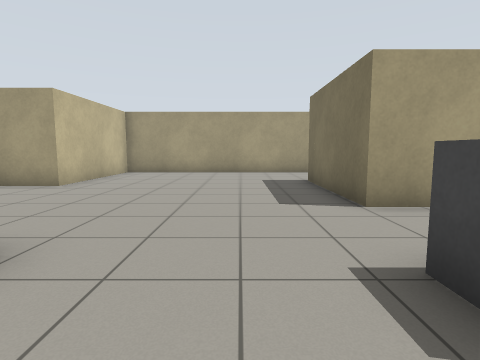
view 1 (above)

16 first-person views from a walk through a robot-simulator world made for Gazebo. The camera is 0.94 m above the floor, tilts 6° down and sees 80° across. The floor is counted in squares, 1 m on a side. Each view is taken from the middle of a square. On the plan, view 1 faces up. The plan holds only what a view shows up to about 11 squares ahead; the rest is blank. Some stock models are drawn as simple stand-ins. Surface patterns are stand-ins for the level's own textures.

view 2
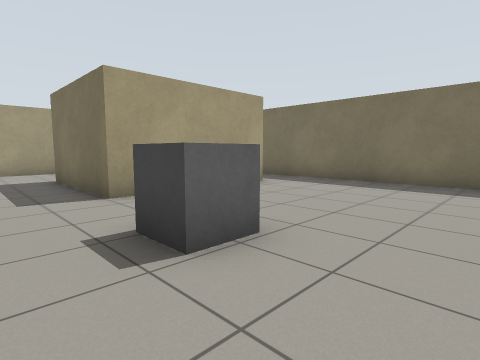

view 3
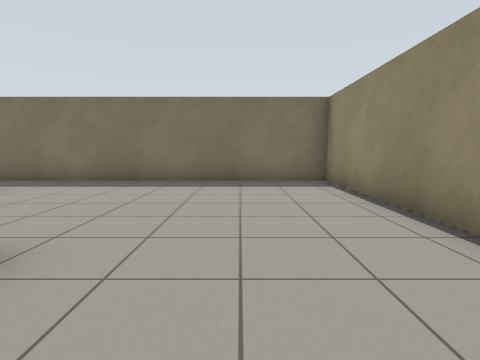

view 4
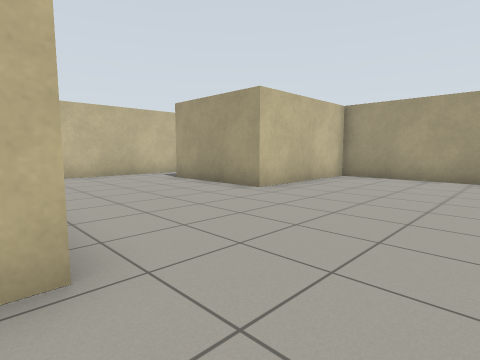

view 5
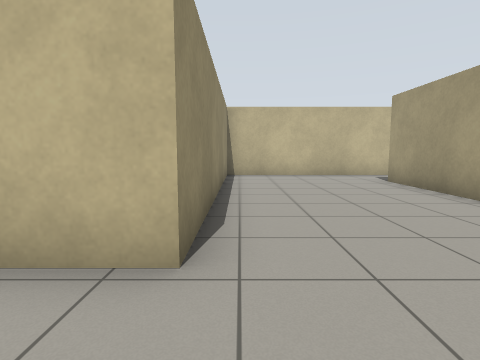

view 6
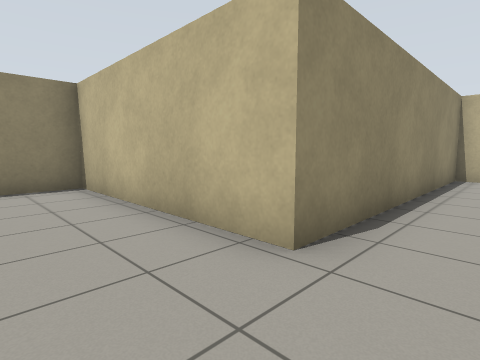

view 7
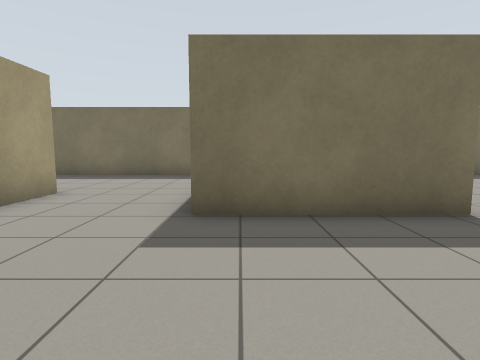

view 8
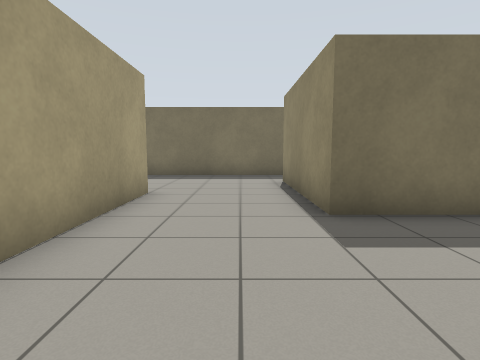

view 9
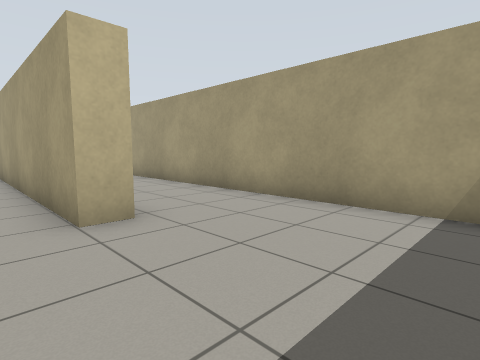

view 10
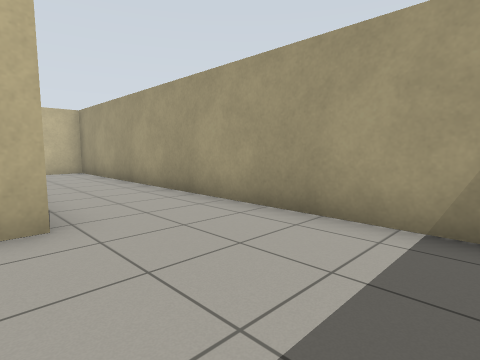

view 11
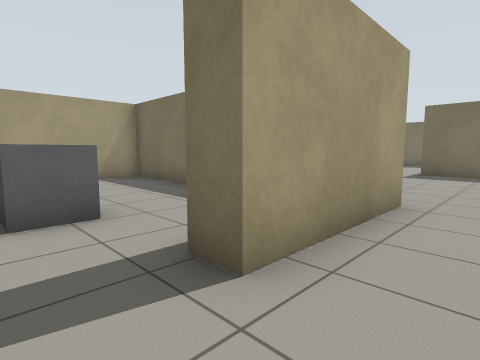

view 12
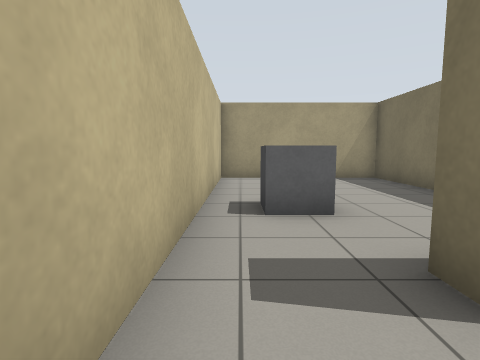

view 13
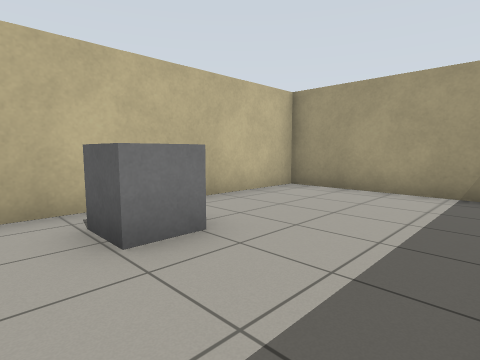

view 14
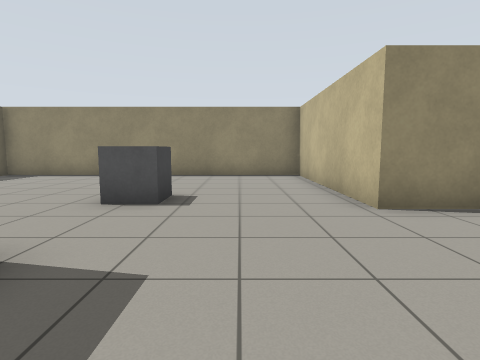

view 15
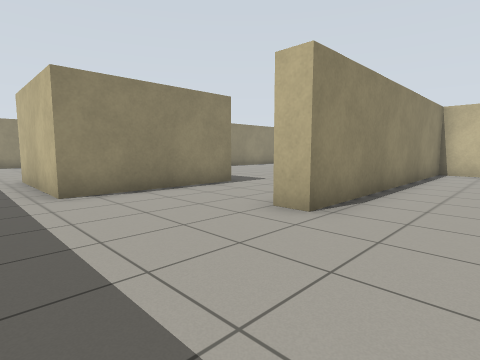

view 16
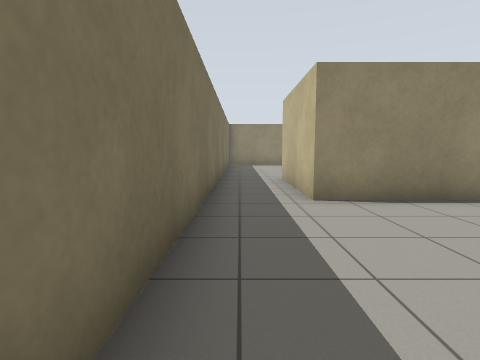

### Floor plan
Ten units are one square. View 1 is at (0, 0); x grows to the right and y downward. Boxes are objects, and circles mark ways between rooms. Rooms are numbered by the first view taken in them; rooms with no view inside come last. Other rooms are left out.
<svg viewBox="-111 -162 203 203">
<path fill="none" stroke="#000" d="M21 -47 21 -87 66 -87 66 -47 21 -47M-47 -151 -47 -127 42 -127 42 -120 -47 -120 -47 -74 -85 -74M-106 -75 -106 -25 -22 -25 -22 36 87 36 87 -149M78 -157 -41 -157M-54 -126 -54 -157 -106 -157 -106 -75M-85 -74 -85 -82"/>
<rect x="15" y="-25" width="10" height="20" fill="#bbb"><title>grey box</title></rect>
<rect x="-95" y="-115" width="10" height="20" fill="#bbb"><title>grey box</title></rect>
<circle cx="-95" cy="-80" r="3" fill="#2a7"/>
<text x="10" y="-60">1</text>
<text x="-80" y="-120">2</text>
</svg>
Room 1 opens to room 2.

Where each view was taken, in squares from view 1:
view 1: 0 up, 0 right, facing up
view 2: 1 down, 0 right, facing up-right
view 3: 1 down, 0 right, facing right
view 4: 2 up, 0 right, facing up-left
view 5: 3 up, 0 right, facing left
view 6: 4 up, 0 right, facing down-left
view 7: 8 up, 2 left, facing right
view 8: 10 up, 2 left, facing right
view 9: 11 up, 8 right, facing up-left
view 10: 12 up, 8 right, facing up-left
view 11: 6 up, 10 left, facing up-right
view 12: 6 up, 10 left, facing up
view 13: 9 up, 6 left, facing up-left
view 14: 7 up, 0 right, facing down
view 15: 15 up, 8 right, facing down-left
view 16: 14 up, 8 right, facing down
